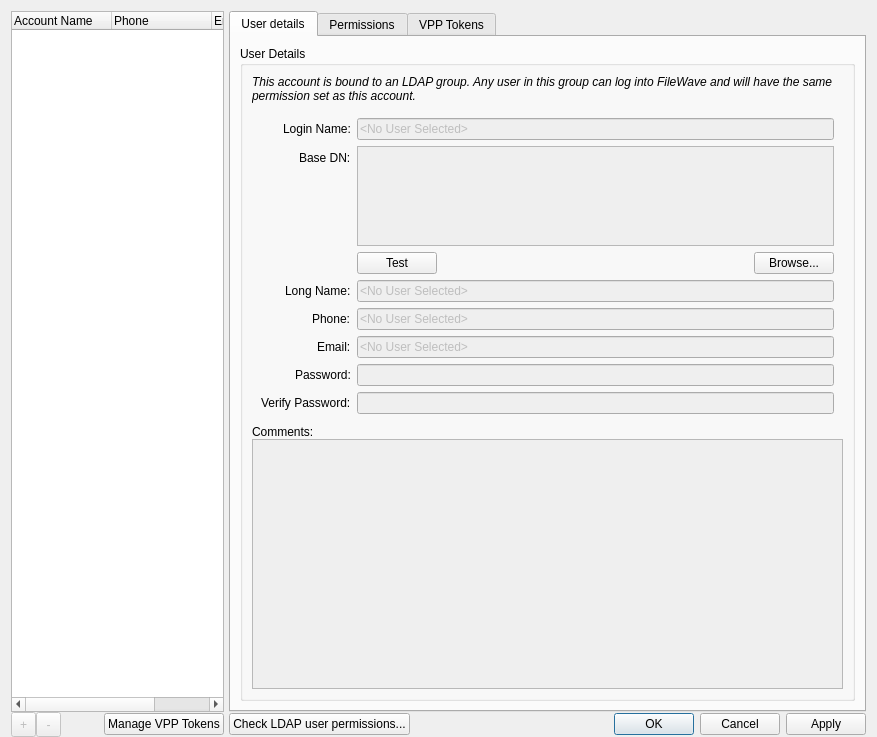
<?xml version="1.0" encoding="UTF-8"?>
<ui version="4.0">
 <class>CAdminUserDlg</class>
 <widget class="QWidget" name="CAdminUserDlg">
  <property name="windowTitle">
   <string>FileWave Administrators</string>
  </property>
  <layout class="QHBoxLayout" name="horizontalLayout">
   <property name="bottomMargin">
    <number>0</number>
   </property>
   <item>
    <widget class="QWidget" name="widget_2" native="true">
     <layout class="QGridLayout" name="gridLayout_7" columnstretch="1,3">
      <property name="leftMargin">
       <number>0</number>
      </property>
      <property name="topMargin">
       <number>0</number>
      </property>
      <property name="rightMargin">
       <number>0</number>
      </property>
      <property name="bottomMargin">
       <number>0</number>
      </property>
      <property name="horizontalSpacing">
       <number>5</number>
      </property>
      <property name="verticalSpacing">
       <number>0</number>
      </property>
      <item row="0" column="0">
       <widget class="StyledTreeWidget" name="treeWidgetAdminList">
        <property name="alternatingRowColors">
         <bool>true</bool>
        </property>
        <property name="rootIsDecorated">
         <bool>false</bool>
        </property>
        <column>
         <property name="text">
          <string>Account Name</string>
         </property>
        </column>
        <column>
         <property name="text">
          <string>Phone</string>
         </property>
        </column>
        <column>
         <property name="text">
          <string>Email</string>
         </property>
        </column>
       </widget>
      </item>
      <item row="0" column="1">
       <widget class="QTabWidget" name="tabWidget">
        <property name="currentIndex">
         <number>0</number>
        </property>
        <widget class="QWidget" name="tab">
         <attribute name="title">
          <string>User details</string>
         </attribute>
         <layout class="QVBoxLayout" name="verticalLayout_5">
          <item>
           <widget class="QGroupBox" name="grpUserDetails">
            <property name="sizePolicy">
             <sizepolicy hsizetype="Preferred" vsizetype="Preferred">
              <horstretch>0</horstretch>
              <verstretch>70</verstretch>
             </sizepolicy>
            </property>
            <property name="minimumSize">
             <size>
              <width>275</width>
              <height>424</height>
             </size>
            </property>
            <property name="title">
             <string>User Details</string>
            </property>
            <layout class="QVBoxLayout" name="_2">
             <item>
              <widget class="QLabel" name="accountdescription">
               <property name="text">
                <string>&lt;html&gt;&lt;head/&gt;&lt;body&gt;&lt;p&gt;&lt;span style=&quot; font-style:italic;&quot;&gt;This account is bound to an LDAP group. Any user in this group can log into FileWave and will have the same permission set as this account.&lt;/span&gt;&lt;/p&gt;&lt;/body&gt;&lt;/html&gt;</string>
               </property>
               <property name="wordWrap">
                <bool>true</bool>
               </property>
              </widget>
             </item>
             <item>
              <layout class="QVBoxLayout" name="verticalLayout_3">
               <property name="spacing">
                <number>0</number>
               </property>
               <item>
                <widget class="QWidget" name="widget" native="true">
                 <layout class="QFormLayout" name="formLayout">
                  <property name="labelAlignment">
                   <set>Qt::AlignRight|Qt::AlignTop|Qt::AlignTrailing</set>
                  </property>
                  <item row="0" column="0">
                   <widget class="QLabel" name="labelLoginName">
                    <property name="text">
                     <string>Login Name:</string>
                    </property>
                   </widget>
                  </item>
                  <item row="0" column="1">
                   <widget class="QLineEdit" name="lineEditLoginName">
                    <property name="enabled">
                     <bool>false</bool>
                    </property>
                    <property name="minimumSize">
                     <size>
                      <width>250</width>
                      <height>0</height>
                     </size>
                    </property>
                    <property name="text">
                     <string>&lt;No User Selected&gt;</string>
                    </property>
                   </widget>
                  </item>
                  <item row="2" column="0">
                   <widget class="QLabel" name="labelBaseDN">
                    <property name="text">
                     <string>Base DN:</string>
                    </property>
                   </widget>
                  </item>
                  <item row="2" column="1">
                   <widget class="QPlainTextEdit" name="lineEditBaseDN">
                    <property name="enabled">
                     <bool>false</bool>
                    </property>
                    <property name="maximumSize">
                     <size>
                      <width>16777215</width>
                      <height>100</height>
                     </size>
                    </property>
                    <property name="placeholderText">
                     <string/>
                    </property>
                   </widget>
                  </item>
                  <item row="4" column="0">
                   <widget class="QLabel" name="labelLongName">
                    <property name="text">
                     <string>Long Name:</string>
                    </property>
                   </widget>
                  </item>
                  <item row="4" column="1">
                   <widget class="QLineEdit" name="lineEditLongName">
                    <property name="enabled">
                     <bool>false</bool>
                    </property>
                    <property name="minimumSize">
                     <size>
                      <width>250</width>
                      <height>0</height>
                     </size>
                    </property>
                    <property name="text">
                     <string>&lt;No User Selected&gt;</string>
                    </property>
                   </widget>
                  </item>
                  <item row="5" column="0">
                   <widget class="QLabel" name="labelPhone">
                    <property name="text">
                     <string>Phone:</string>
                    </property>
                   </widget>
                  </item>
                  <item row="5" column="1">
                   <widget class="QLineEdit" name="lineEditPhone">
                    <property name="enabled">
                     <bool>false</bool>
                    </property>
                    <property name="minimumSize">
                     <size>
                      <width>250</width>
                      <height>0</height>
                     </size>
                    </property>
                    <property name="text">
                     <string>&lt;No User Selected&gt;</string>
                    </property>
                   </widget>
                  </item>
                  <item row="6" column="0">
                   <widget class="QLabel" name="labelEmail">
                    <property name="text">
                     <string>Email:</string>
                    </property>
                   </widget>
                  </item>
                  <item row="6" column="1">
                   <widget class="QLineEdit" name="lineEditEmail">
                    <property name="enabled">
                     <bool>false</bool>
                    </property>
                    <property name="minimumSize">
                     <size>
                      <width>250</width>
                      <height>0</height>
                     </size>
                    </property>
                    <property name="text">
                     <string>&lt;No User Selected&gt;</string>
                    </property>
                   </widget>
                  </item>
                  <item row="7" column="0">
                   <widget class="QLabel" name="labelPassword">
                    <property name="text">
                     <string>Password:</string>
                    </property>
                   </widget>
                  </item>
                  <item row="7" column="1">
                   <widget class="QLineEdit" name="lineEditPassword">
                    <property name="enabled">
                     <bool>false</bool>
                    </property>
                    <property name="minimumSize">
                     <size>
                      <width>250</width>
                      <height>0</height>
                     </size>
                    </property>
                    <property name="echoMode">
                     <enum>QLineEdit::Password</enum>
                    </property>
                   </widget>
                  </item>
                  <item row="8" column="0">
                   <widget class="QLabel" name="labelVerifyPassword">
                    <property name="text">
                     <string>Verify Password:</string>
                    </property>
                   </widget>
                  </item>
                  <item row="8" column="1">
                   <widget class="QLineEdit" name="lineEditVerifyPassword">
                    <property name="enabled">
                     <bool>false</bool>
                    </property>
                    <property name="minimumSize">
                     <size>
                      <width>250</width>
                      <height>0</height>
                     </size>
                    </property>
                    <property name="echoMode">
                     <enum>QLineEdit::Password</enum>
                    </property>
                   </widget>
                  </item>
                  <item row="3" column="1">
                   <widget class="QWidget" name="ldapWidget" native="true">
                    <layout class="QHBoxLayout" name="horizontalLayout_5">
                     <property name="leftMargin">
                      <number>0</number>
                     </property>
                     <property name="topMargin">
                      <number>0</number>
                     </property>
                     <property name="rightMargin">
                      <number>0</number>
                     </property>
                     <property name="bottomMargin">
                      <number>0</number>
                     </property>
                     <item>
                      <widget class="QPushButton" name="btnTestLdapGroup">
                       <property name="text">
                        <string>Test</string>
                       </property>
                      </widget>
                     </item>
                     <item>
                      <spacer name="ldapSpacer">
                       <property name="orientation">
                        <enum>Qt::Horizontal</enum>
                       </property>
                       <property name="sizeType">
                        <enum>QSizePolicy::MinimumExpanding</enum>
                       </property>
                       <property name="sizeHint" stdset="0">
                        <size>
                         <width>80</width>
                         <height>0</height>
                        </size>
                       </property>
                      </spacer>
                     </item>
                     <item>
                      <widget class="QPushButton" name="btnBrowseLdap">
                       <property name="text">
                        <string>Browse...</string>
                       </property>
                      </widget>
                     </item>
                    </layout>
                   </widget>
                  </item>
                 </layout>
                </widget>
               </item>
               <item>
                <spacer name="verticalSpacer_2">
                 <property name="orientation">
                  <enum>Qt::Vertical</enum>
                 </property>
                 <property name="sizeHint" stdset="0">
                  <size>
                   <width>0</width>
                   <height>0</height>
                  </size>
                 </property>
                </spacer>
               </item>
               <item>
                <widget class="QLabel" name="labelComments">
                 <property name="text">
                  <string>Comments:</string>
                 </property>
                </widget>
               </item>
               <item>
                <widget class="QTextEdit" name="textEditComments">
                 <property name="enabled">
                  <bool>false</bool>
                 </property>
                 <property name="sizePolicy">
                  <sizepolicy hsizetype="Expanding" vsizetype="Expanding">
                   <horstretch>0</horstretch>
                   <verstretch>0</verstretch>
                  </sizepolicy>
                 </property>
                 <property name="minimumSize">
                  <size>
                   <width>0</width>
                   <height>250</height>
                  </size>
                 </property>
                 <property name="maximumSize">
                  <size>
                   <width>16777215</width>
                   <height>250</height>
                  </size>
                 </property>
                </widget>
               </item>
              </layout>
             </item>
            </layout>
           </widget>
          </item>
         </layout>
        </widget>
        <widget class="QWidget" name="tab_2">
         <attribute name="title">
          <string>Permissions</string>
         </attribute>
         <layout class="QVBoxLayout" name="verticalLayout_6">
          <property name="leftMargin">
           <number>0</number>
          </property>
          <property name="topMargin">
           <number>0</number>
          </property>
          <property name="rightMargin">
           <number>0</number>
          </property>
          <property name="bottomMargin">
           <number>0</number>
          </property>
          <item>
           <widget class="AdminPermissionsWidget" name="permissions" native="true"/>
          </item>
         </layout>
        </widget>
        <widget class="QWidget" name="vppTokensTab">
         <attribute name="title">
          <string>VPP Tokens</string>
         </attribute>
         <layout class="QVBoxLayout" name="verticalLayout">
          <property name="leftMargin">
           <number>0</number>
          </property>
          <property name="topMargin">
           <number>0</number>
          </property>
          <property name="rightMargin">
           <number>0</number>
          </property>
          <property name="bottomMargin">
           <number>0</number>
          </property>
          <item>
           <widget class="AdminVppTokensAccessWidget" name="vppTokensWidget" native="true"/>
          </item>
         </layout>
        </widget>
       </widget>
      </item>
      <item row="1" column="0">
       <layout class="QHBoxLayout" name="horizontalLayout_4">
        <item>
         <layout class="QHBoxLayout" name="horizontalLayout_2">
          <item>
           <widget class="QToolButton" name="buttonAddAdmin">
            <property name="enabled">
             <bool>false</bool>
            </property>
            <property name="minimumSize">
             <size>
              <width>25</width>
              <height>25</height>
             </size>
            </property>
            <property name="maximumSize">
             <size>
              <width>25</width>
              <height>25</height>
             </size>
            </property>
            <property name="text">
             <string>+</string>
            </property>
            <property name="popupMode">
             <enum>QToolButton::InstantPopup</enum>
            </property>
           </widget>
          </item>
          <item>
           <widget class="QToolButton" name="buttonRemoveAdmin">
            <property name="enabled">
             <bool>false</bool>
            </property>
            <property name="minimumSize">
             <size>
              <width>25</width>
              <height>25</height>
             </size>
            </property>
            <property name="maximumSize">
             <size>
              <width>25</width>
              <height>25</height>
             </size>
            </property>
            <property name="text">
             <string>-</string>
            </property>
           </widget>
          </item>
         </layout>
        </item>
        <item>
         <spacer name="horizontalSpacer_2">
          <property name="orientation">
           <enum>Qt::Horizontal</enum>
          </property>
          <property name="sizeHint" stdset="0">
           <size>
            <width>0</width>
            <height>0</height>
           </size>
          </property>
         </spacer>
        </item>
        <item>
         <widget class="LockButton" name="buttonReserve" native="true"/>
        </item>
        <item>
         <widget class="QLabel" name="labelReserve">
          <property name="text">
           <string/>
          </property>
         </widget>
        </item>
        <item>
         <widget class="QPushButton" name="vppTokenManagementButton">
          <property name="text">
           <string>Manage VPP Tokens</string>
          </property>
         </widget>
        </item>
       </layout>
      </item>
      <item row="1" column="1">
       <layout class="QHBoxLayout" name="horizontalLayout_3">
        <item>
         <widget class="QPushButton" name="btnCheckLdapPermission">
          <property name="text">
           <string>Check LDAP user permissions...</string>
          </property>
         </widget>
        </item>
        <item>
         <widget class="QLabel" name="labelWarning">
          <property name="minimumSize">
           <size>
            <width>161</width>
            <height>16</height>
           </size>
          </property>
          <property name="palette">
           <palette>
            <active>
             <colorrole role="WindowText">
              <brush brushstyle="SolidPattern">
               <color alpha="255">
                <red>255</red>
                <green>0</green>
                <blue>0</blue>
               </color>
              </brush>
             </colorrole>
            </active>
            <inactive>
             <colorrole role="WindowText">
              <brush brushstyle="SolidPattern">
               <color alpha="255">
                <red>255</red>
                <green>0</green>
                <blue>0</blue>
               </color>
              </brush>
             </colorrole>
            </inactive>
            <disabled>
             <colorrole role="WindowText">
              <brush brushstyle="SolidPattern">
               <color alpha="255">
                <red>69</red>
                <green>69</green>
                <blue>69</blue>
               </color>
              </brush>
             </colorrole>
            </disabled>
           </palette>
          </property>
          <property name="text">
           <string/>
          </property>
          <property name="alignment">
           <set>Qt::AlignCenter</set>
          </property>
         </widget>
        </item>
        <item>
         <spacer name="horizontalSpacer_4">
          <property name="orientation">
           <enum>Qt::Horizontal</enum>
          </property>
          <property name="sizeHint" stdset="0">
           <size>
            <width>0</width>
            <height>0</height>
           </size>
          </property>
         </spacer>
        </item>
        <item>
         <widget class="QDialogButtonBox" name="buttonBox">
          <property name="standardButtons">
           <set>QDialogButtonBox::Apply|QDialogButtonBox::Cancel|QDialogButtonBox::Ok</set>
          </property>
          <property name="centerButtons">
           <bool>false</bool>
          </property>
         </widget>
        </item>
       </layout>
      </item>
     </layout>
    </widget>
   </item>
  </layout>
 </widget>
 <customwidgets>
  <customwidget>
   <class>StyledTreeWidget</class>
   <extends>QTreeWidget</extends>
   <header>FileWaveGuiLib/styledviews/styledtreeview.h</header>
  </customwidget>
  <customwidget>
   <class>LockButton</class>
   <extends>QWidget</extends>
   <header>FileWaveGuiLib/lockbutton/lockbutton.h</header>
   <container>1</container>
  </customwidget>
  <customwidget>
   <class>AdminPermissionsWidget</class>
   <extends>QWidget</extends>
   <header>FWAdminLib/AdminPermissionsWidget.h</header>
   <container>1</container>
  </customwidget>
  <customwidget>
   <class>AdminVppTokensAccessWidget</class>
   <extends>QWidget</extends>
   <header>FWAdminLib/AdminVppTokensAccessWidget.h</header>
   <container>1</container>
  </customwidget>
 </customwidgets>
 <tabstops>
  <tabstop>buttonAddAdmin</tabstop>
  <tabstop>lineEditLoginName</tabstop>
  <tabstop>lineEditLongName</tabstop>
  <tabstop>lineEditPhone</tabstop>
  <tabstop>lineEditEmail</tabstop>
  <tabstop>lineEditPassword</tabstop>
  <tabstop>lineEditVerifyPassword</tabstop>
  <tabstop>textEditComments</tabstop>
 </tabstops>
 <resources/>
 <connections/>
</ui>
